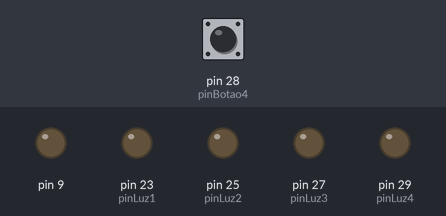
Bench run of a sketch on a simulated Arduino Mega 2560, built with avr-gcc and run on an emulated ATmega2560. On the bench: output pins drawn as LEDs (lit = HIGH). The inputs (shaded band) are chosen by the test bench; at power-on: pin 28 (pinBotao4) LOW.

Above: at 1.2 s.
1.3 s: pin 28 (pinBotao4) pulled HIGH for 0.15 s
At 1.37 s:
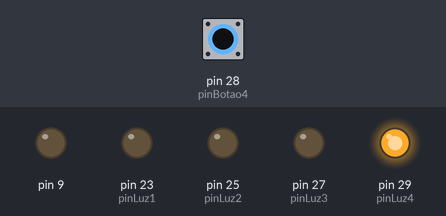
7.4 s: pin 28 (pinBotao4) pulled HIGH for 3.2 s
At 11.8 s:
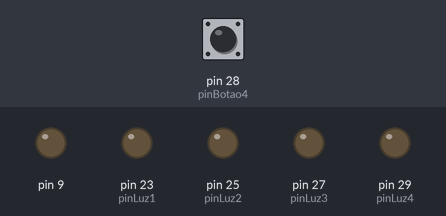
Timing chart, 0 to 13.1 s (numbered marks = the images above; inputs shaded):
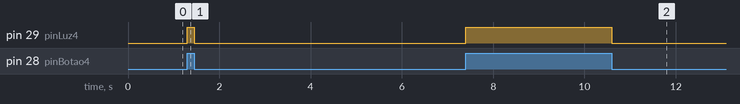

The sketch:

BluetoothBasico.ino
```cpp
#include <IRremote.h>
IRsend irsend;
// UNO
/*
  pinMode(porta_b1, INPUT);
  pinMode(porta_b2, INPUT);
  pinMode(porta_b3, INPUT);

  digitalWrite(porta_b1, 1);
  digitalWrite(porta_b2, 1);
  digitalWrite(porta_b3, 1);
  BOTAO1 = digitalRead(porta_b1);
  BOTAO2 = digitalRead(porta_b2);
  BOTAO3 = digitalRead(porta_b3);


*/

// Arduino MEGA
const int pinBotao1 = 22;
const int pinLuz1 = 23;
int btStado1 = 0;

const int pinBotao2 = 24;
const int pinLuz2 = 25;
int btStado2 = 0;

const int pinBotao3 = 26;
const int pinLuz3 = 27;
int btStado3 = 0;

const int pinBotao4 = 28;
const int pinLuz4 = 29;
int btStado4 = 0;


// Arduino MEGA
/*
const int portaVentilador = 34;
const int portaLuz1 = 35;
const int portaLuz2 = 36;
const int portaLuz3 = 37;
*/

void setup()
{
  Serial.begin(9600);
  pinMode(pinLuz1, OUTPUT);
  pinMode(pinLuz2, OUTPUT);
  pinMode(pinLuz3, OUTPUT);
  pinMode(pinLuz4, OUTPUT);

  pinMode(pinBotao1, INPUT);
  pinMode(pinBotao2, INPUT);
  pinMode(pinBotao3, INPUT);
  pinMode(pinBotao4, INPUT);

  pinMode(9, OUTPUT);


}
void loop()
{
  btStado4 = digitalRead(pinBotao4);

       if(btStado4 == HIGH) {
         digitalWrite(pinLuz4, HIGH);
       } else {
         digitalWrite(pinLuz4, LOW);
       }

  // Verifica se chega algo na serial.
  if(Serial.available())
  {
    // recebe dados da serial
    char c = Serial.read();

    // t = DESLIGA TUDO
    if(c == 't'){

    }


    // T = LIGA tudo
    else if(c == 'T')
    {
    }
    else if(c == '1')
    {

    }
    else if (c == '0'){
      digitalWrite(pinLuz4, 0);
    }
    // luz 1 acoes
    else if (c == 'A'){
    }
    else if (c == 'a'){
    }
    /// luz 1

    // luz 2

    else if (c == 'B'){
    }
    else if (c == 'b'){
    }
    // luz 2

    // luz 3
    else if (c == 'D'){
    }
    else if (c == 'd'){
    }
    // luz 3

    // l = Codigo de On/Off da TV
    else if(c == 'l') {
      Serial.println("Liga TV");
      for (int i = 0; i < 1; i++) {
        irsend.sendNEC(0x8076807F, 32);
        delay(100);
      }
    }

    // V = envia codigo aumenta volume da tv
    else if (c == 'V') {
     Serial.println("Volume ++");
     for (int i = 0; i < 1; i++) {
      irsend.sendNEC(0x80767887, 32);
      delay(100);
      }
    }

    // v = envia codigo baixa volume da tv
     else if(c == 'v'){
      Serial.println("Volume --");
      for (int i = 0; i < 1; i++) {
        irsend.sendNEC(0x8076F807, 32);
        delay(100);
      }
    }

    // V = envia codigo muda de canal para mais tv
    else if(c == 'C'){
      Serial.println("Canal ++");
      for (int i = 0; i < 1; i++) {
        irsend.sendNEC(0x807620DF, 32);
        delay(100);
      }
    }


    // V = envia codigo muda de canal para menos tv
     else if(c == 'c'){
      Serial.println("Canal --");
      for (int i = 0; i < 1; i++) {
        irsend.sendNEC(0x8076A05F, 32);
        delay(100);
      }
    }
  }
}
```

Measured:
- after the input at 1.3 s, pin 29 (pinLuz4): LOW → HIGH at once, → LOW 0.15 s later
- after the input at 7.4 s, pin 29 (pinLuz4): LOW → HIGH at once, → LOW 3.2 s later
